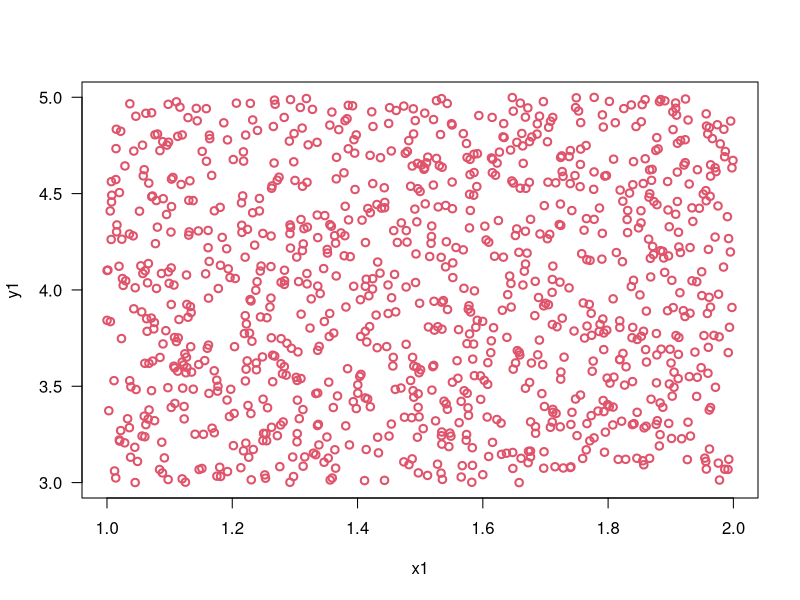

Write the R code that produced this figure. (Note: this script raises an error after producing the figure.)
## ---- chunk 1
a = 1 ; b = 2 ; c = 3 ; d = 5 ; n=1000
x1 = runif(1000,a,b) #variables aleatorias
y1 = runif(1000,c,d)
#vector de variables aleatorias(ordenadas antes)
cbind(x1,y1)
plot(x1,y1 ,  col= 2  , lwd = 2 , las = 1 , pch =21)
## ---- chunk 2
cov(x1,y1)
var(x1);
var(y1)
c(mean(x1),mean(y1))
## ---- chunk 3
x1 = seq(1 , 2 , length.out = 200)
y1 = seq(3, 5 , length.out = 200)
fxy1 = function(x,y){1/((b-a)*(d-c))}
#
z = outer(x1,y1,fxy1)
#generar curvas de nivel
##contour(x2,x2,z)
## ---- chunk 4
#generacion de variables aleatorias(X,Y)
#normal bivariada
library(MASS)
#para ,a funcion densidad f(x,y)
library(mvtnorm)
#--------------------------------------#
#generando variables aleatorias
n1 = 1000
#vector de medias
mvec = c(1,1)
#matriz de var y cov
sigvec = matrix(c(2,2,2,3),2)
xvec = rmvnorm(n1 , mean = mvec , sigma = sigvec)

## ---- chunk 5
#medias
apply(xvec,2,mean)
#covarianza
cov(xvec)
plot(xvec[,1] , xvec[,2] , col = "red" , lwd= 2 , pch=19 , las =1)
## ---- chunk 6
#Curvas de nivel
x1 = x2 = seq(-5 , 5 , 0.1)
mul =c(0,0)
sigma1 = matrix(c(1 , .5 , .5 , 1),2)
fxy = function(x,y){dmvnorm(cbind(x,y),mvec,sigvec)}
#
z = outer(x2,x2,fxy)
#generar curvas de nivel
contour(x2,x2,z)
#xnorm = mv
## ---- chunk 7
persp(x2 ,y2, z, theta=-30 , phi = 25 , shade = 0.75 , col="lightblue" , 
expand = 0.5 , r=2 )
